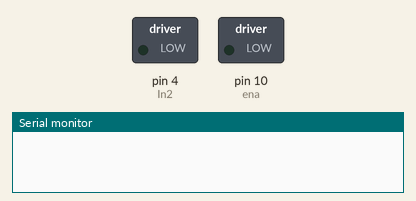
Simulated run of this sketch. Board: Arduino Uno, built with avr-gcc and run on an emulated ATmega328P. Shown: switched loads named in the sketch (green lamp = pin HIGH), the last lines printed to the serial monitor.

Above: at 0.1 s.
At 9.9 s:
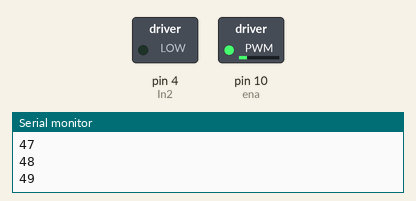
At 19.91 s:
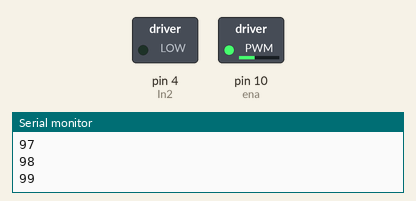
At 39.73 s:
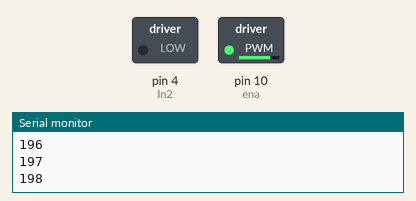
Timing chart, 0 to 40.0 s (numbered marks = the images above):
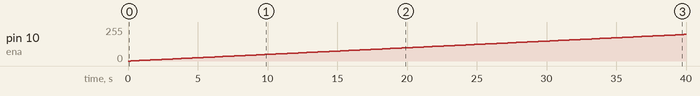

Measured:
- by itself, pin 10 (ena): moves from 0/255 to 199/255 over 39.6 s

The sketch:

UTCV_motor_control_copy.ino
```cpp
/*

*/
int ena=10;
int In1=7;
int In2=4;
int i=0;

void setup() {
  pinMode(ena, OUTPUT);
  pinMode(In1, INPUT);
  pinMode(In2, OUTPUT);
  Serial.begin(9600);


}

void loop() {
  digitalWrite(In1, HIGH);
  digitalWrite(In2, LOW);
  analogWrite(ena, i);
  i=i+1;
  delay(200);
  Serial.println(i);


}
```
